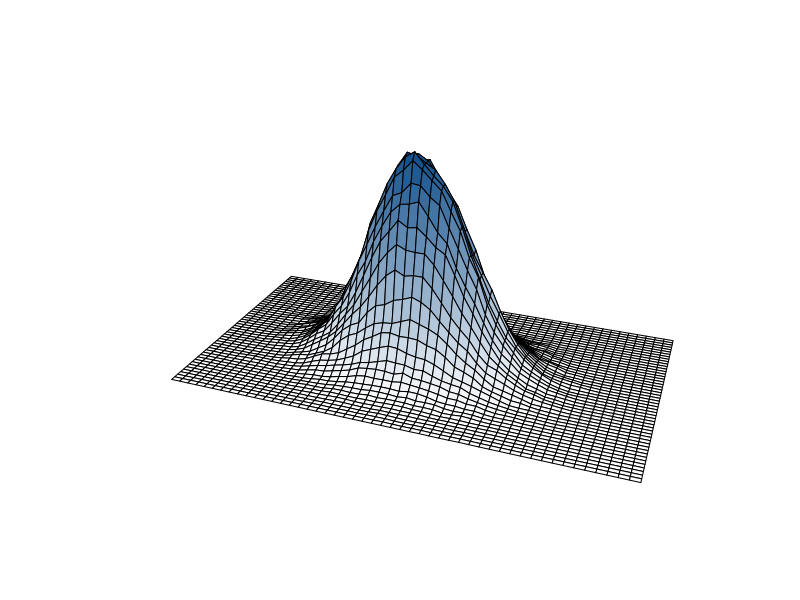

R code for this plot:
# Make a probability surface for banner. Pretty terrible coding througout.
# 2013-05-05

setwd('~/Dropbox/Documents/statsforbios')
library(MASS)

x <- rnorm(10^5,0,1.7)
y <-rnorm(10^5,0,1)

n=50
ncol=100
den3d <- kde2d(x, y, n=n)
den3d$z <- den3d$z*80

jet.colors <- colorRampPalette( c("white", 'dodgerblue4') )(ncol+1)

zfacet <- den3d$z[-1, -1] + den3d$z[-1, -n] + den3d$z[-n, -1] + den3d$z[-n, -n]


surfaceColors <- jet.colors[round(100*(zfacet/max(zfacet)))+1]


# 1252×626
png('banner.png',width=1252, heigh=626)
persp(den3d, box=FALSE, theta=20, phi=25, col=surfaceColors, scale=FALSE)
dev.off()




